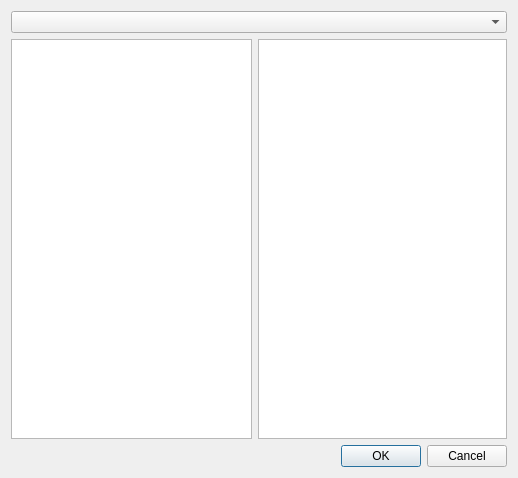
<?xml version="1.0" encoding="UTF-8"?>
<ui version="4.0">
 <class>RouteCmdDialog</class>
 <widget class="QDialog" name="RouteCmdDialog">
  <property name="geometry">
   <rect>
    <x>0</x>
    <y>0</y>
    <width>518</width>
    <height>478</height>
   </rect>
  </property>
  <property name="windowTitle">
   <string>Dialog</string>
  </property>
  <layout class="QGridLayout" name="gridLayout">
   <item row="1" column="0" colspan="2">
    <widget class="QListView" name="beginList">
     <property name="sizePolicy">
      <sizepolicy hsizetype="Expanding" vsizetype="Expanding">
       <horstretch>0</horstretch>
       <verstretch>0</verstretch>
      </sizepolicy>
     </property>
    </widget>
   </item>
   <item row="1" column="2">
    <widget class="QListView" name="endList">
     <property name="sizePolicy">
      <sizepolicy hsizetype="Expanding" vsizetype="Expanding">
       <horstretch>0</horstretch>
       <verstretch>0</verstretch>
      </sizepolicy>
     </property>
    </widget>
   </item>
   <item row="2" column="1" colspan="2">
    <widget class="QDialogButtonBox" name="buttonBox">
     <property name="orientation">
      <enum>Qt::Horizontal</enum>
     </property>
     <property name="standardButtons">
      <set>QDialogButtonBox::Cancel|QDialogButtonBox::Ok</set>
     </property>
    </widget>
   </item>
   <item row="0" column="0" colspan="3">
    <widget class="QComboBox" name="stationBox">
     <property name="sizePolicy">
      <sizepolicy hsizetype="MinimumExpanding" vsizetype="Fixed">
       <horstretch>0</horstretch>
       <verstretch>0</verstretch>
      </sizepolicy>
     </property>
    </widget>
   </item>
  </layout>
 </widget>
 <resources/>
 <connections>
  <connection>
   <sender>buttonBox</sender>
   <signal>accepted()</signal>
   <receiver>RouteCmdDialog</receiver>
   <slot>accept()</slot>
   <hints>
    <hint type="sourcelabel">
     <x>248</x>
     <y>254</y>
    </hint>
    <hint type="destinationlabel">
     <x>157</x>
     <y>274</y>
    </hint>
   </hints>
  </connection>
  <connection>
   <sender>buttonBox</sender>
   <signal>rejected()</signal>
   <receiver>RouteCmdDialog</receiver>
   <slot>reject()</slot>
   <hints>
    <hint type="sourcelabel">
     <x>316</x>
     <y>260</y>
    </hint>
    <hint type="destinationlabel">
     <x>286</x>
     <y>274</y>
    </hint>
   </hints>
  </connection>
 </connections>
</ui>
